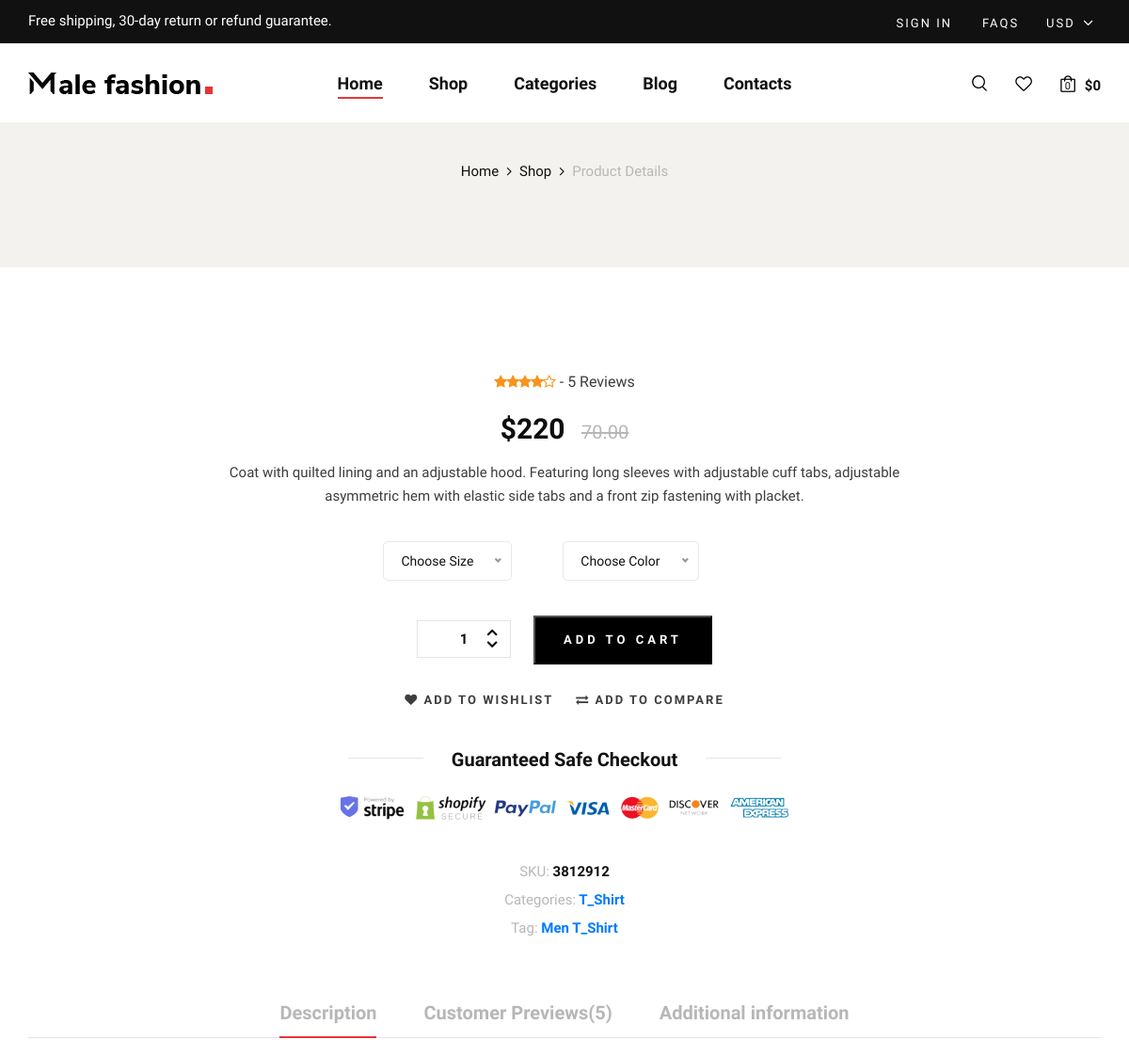
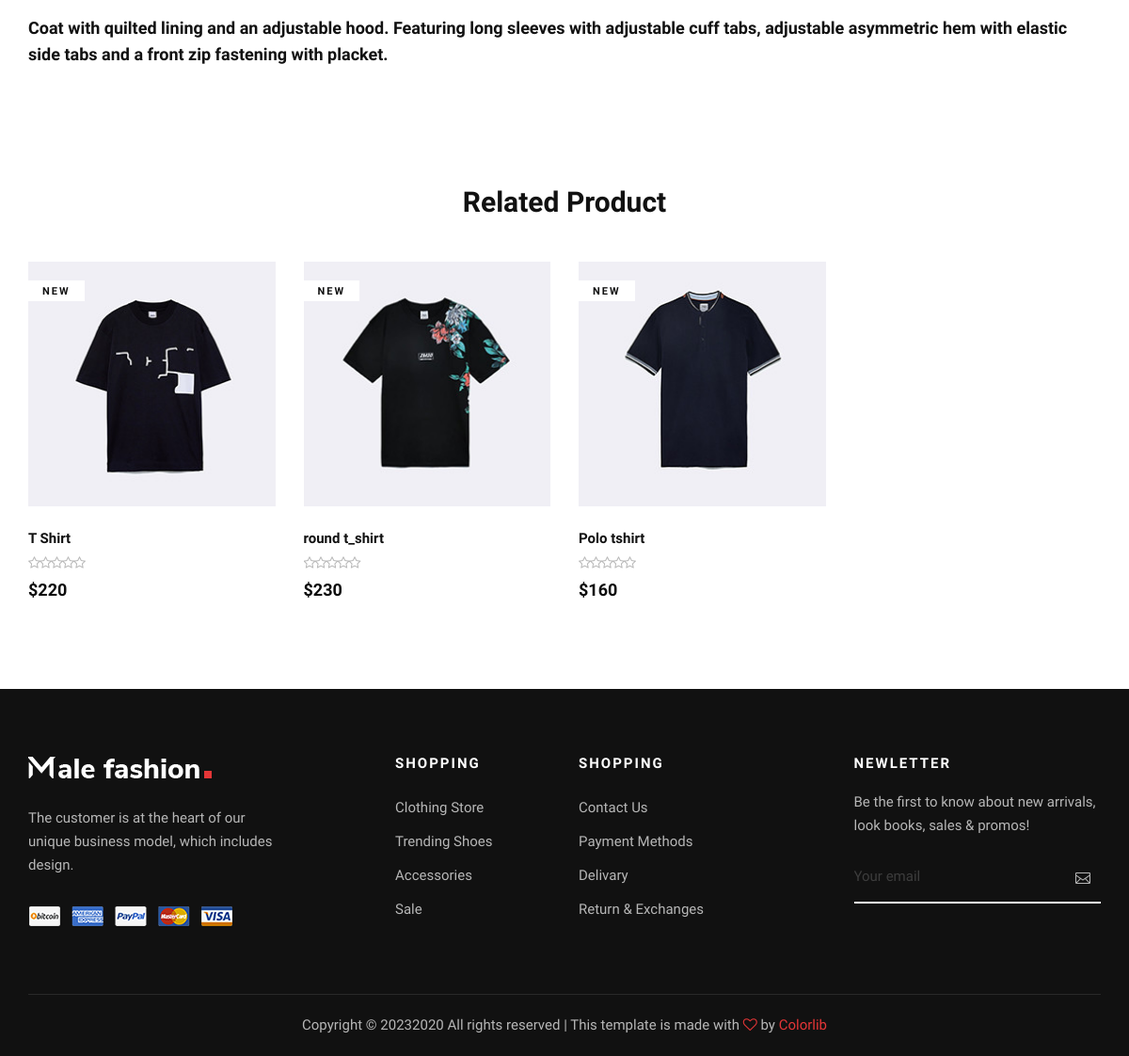
/store/category/t_shirt/t-shirt/, run on the app's committed database (2 pictures, top to bottom).
### store/models.py (models this page shows)
class Product(models.Model):
    name = models.CharField( max_length=50 , unique=True)
    slug = models.SlugField(max_length=50 , unique=True)
    description = models.TextField( max_length=2000 , blank=True)
    products_infomation = models.TextField(max_length=10000 ,  blank=True)
    material_used = models.TextField(max_length=10000 ,  blank=True)
    image = models.ImageField( upload_to='product_img')
    price = models.IntegerField()
    discount = models.IntegerField(default=0)
    stock = models.IntegerField()
    is_available = models.BooleanField(default=True)
    tags = TaggableManager()
    category = models.ForeignKey("category.Category",related_name=("product"), verbose_name=("category product"), on_delete=models.CASCADE)
    created_at = models.DateTimeField(auto_now_add=True)
    modified_date = models.DateField( auto_now=True)
    def get_absolute_url(self):
        return reverse("product_detail", args=[self.category.slug ,self.slug])
    def __str__(self):
        return self.name

### category/models.py (models this page shows)
class Category(models.Model):
    category_name = models.CharField(unique=True, max_length=50)
    slug = models.SlugField(unique=True, max_length=100)
    image = models.ImageField( upload_to='cat_img' , blank=True)
    clas = models.CharField(max_length=50 ,blank=True ,null=True)
    description = models.TextField(max_length=10000,blank=True ,null=True)
    class Meta:
        verbose_name = 'category'
        verbose_name_plural = 'categories'
    def get_url(self):
        return reverse('product_by_category',args=[self.slug])
    def __str__(self):
        return str(self.category_name)

### store/views.py (the view)
# urls.py: path('category/<slug:category_slug>/<slug:product_slug>/',views.product_detail ,name='product_detail'),
def product_detail(request , category_slug , product_slug):
    try:
        single_product = Product.objects.get(category__slug=category_slug, slug=product_slug)
        related = Product.objects.filter(category=single_product.category)
    except Exception as e:
        raise e
    context = {
        'single_product': single_product,
        'related':related,
    }
    return render(request , 'product/product_detail.html', context)

### cart/cart_context.py (called while the page is built)
def counter(request):
    cart_count = 0
    total = 0
    if 'admin' in request.path:
        return{}
    else :
        try :
            cart = Cart.objects.filter(cart_id=_cart_id(request))
            cart_items = CartItem.objects.all().filter(cart=cart[:1])
            for cart_item in cart_items:
                total += (cart_item.product.price * cart_item.quantity)
                cart_count+=cart_item.quantity
        except Cart.DoesNotExist:
            cart_count=0
    return dict(cart_count=cart_count,total=total)

### cart/views.py (called while the page is built)
def _cart_id(request):
    cart = request.session.session_key
    if not cart:
        cart = request.session.create()
    return cart

### category/category_context.py (called while the page is built)
def menu_links(request):
    links = Category.objects.all().annotate(products_count=Count('product'))[:10]
    return dict(links=links)

### store/models.py (called while the page is built)
    def colors(self):
        return super(VariationManager,self).filter(variation_category='color',is_active=True)

    def sizes(self):
        return super(VariationManager,self).filter(variation_category='size',is_active=True)

### store/templates/product/product_detail.html (shortened to what this page needs)
{% extends "base.html" %}
{% load static %}
{% block content %}
<section class="shop-details">
    <div class="product__details__pic">
        <div class="container">
            <div class="row">
                <div class="col-lg-12">
                    <div class="product__details__breadcrumb">
                        <a href="/">Home</a>
                        <a href="{% url 'store'%}">Shop</a>
                        <span>Product Details</span>
                    </div>
                </div>
            </div>
        </div>
    </div>
    <div class="product__details__content">
        <div class="container">
            <form method="POST" action="{% url 'add_cart' single_product.id %}">
                <div class="row d-flex justify-content-center">
                    <div class="col-lg-8">
                        <div class="product__details__text">
                            <div class="rating">
                                <i class="fa fa-star"></i>
                                <i class="fa fa-star"></i>
                                <i class="fa fa-star"></i>
                                <i class="fa fa-star"></i>
                                <i class="fa fa-star-o"></i>
                                <span> - 5 Reviews</span>
                            </div>
                            <h3>${{single_product.price}} <span>70.00</span></h3>
                            <p>{{single_product.description}}</p>
                            <div class="product__details__option">
                                <div class="product__details__option__size">
                                </div>
                                <div class="product__details__option__size">
                                </div>
                            </div>
                            <div class="product__details__cart__option">
                                <div class="quantity">
                                    <div class="pro-qty">
                                        <input type="text" name="quantity" value="1">
                                    </div>
                                </div>
                                <button type="submit" class="primary-btn">add to cart</button>
                            </div>
                            <div class="product__details__btns__option">
                                <a href="#"><i class="fa fa-heart"></i> add to wishlist</a>
                                <a href="#"><i class="fa fa-exchange"></i> Add To Compare</a>
                            </div>
                            <div class="product__details__last__option">
                                <h5><span>Guaranteed Safe Checkout</span></h5>
                                <img src="img/shop-details/details-payment.png" alt="">
                                <ul>
                                    <li><span>SKU:</span> 3812912</li>
                                    <li><span>Categories:</span><a href="{{single_product.category.get_url}}">
                                            {{single_product.category}} </a></li>
                                    {% if single_product.tags.all %}
                                    <li><span>Tag:</span> {% for tag in single_product.tags.all %}<a
                                            href="{% url 'product_by_tags' tag %}">{{tag}}</a> {% endfor %}</li>
                                    {% endif %}
                                </ul>
                            </div>
                        </div>
                    </div>
                </div>
            </form>
            <div class="row">
                <div class="col-lg-12">
                    <div class="product__details__tab">
                        <ul class="nav nav-tabs" role="tablist">
                            <li class="nav-item">
                                <a class="nav-link active" data-toggle="tab" href="#tabs-5" role="tab">Description</a>
                            </li>
                            <li class="nav-item">
                                <a class="nav-link" data-toggle="tab" href="#tabs-6" role="tab">Customer
                                    Previews(5)</a>
                            </li>
                            <li class="nav-item">
                                <a class="nav-link" data-toggle="tab" href="#tabs-7" role="tab">Additional
                                    information</a>
                            </li>
                        </ul>
                        <div class="tab-content">
                            <div class="tab-pane active" id="tabs-5" role="tabpanel">
                                <div class="product__details__tab__content">
                                    <p class="note">{{single_product.description}}</p>
                                </div>
                            </div>
                        </div>
                    </div>
                </div>
            </div>
        </div>
    </div>
</section>
<section class="related spad">
    <div class="container">
        <div class="row">
            <div class="col-lg-12">
                <h3 class="related-title">Related Product</h3>
            </div>
        </div>
        <div class="row">
            {% for product in related %}
            <div class="col-lg-3 col-md-6 col-sm-6 col-sm-6">
                <div class="product__item">
                    <div class="product__item__pic set-bg" data-setbg="{{product.image.url}}">
                        <span class="label">New</span>
                    </div>
                    <div class="product__item__text">
                        <h6>{{product}}</h6>
                        <div class="rating">
                            <i class="fa fa-star-o"></i>
                            <i class="fa fa-star-o"></i>
                            <i class="fa fa-star-o"></i>
                            <i class="fa fa-star-o"></i>
                            <i class="fa fa-star-o"></i>
                        </div>
                        <h5>${{product.price}}</h5>
                    </div>
                </div>
            </div>
            {% endfor %}
        </div>
    </div>
</section>
{% endblock content %}

### data on the page
Product: price "220", description "Coat with quilted lining and an adjustable hood. Featuring long sleeves with adjustable cuff tabs, adjustable asymmetric hem with elastic side tabs and a front zip fastening with placket.", category "T_Shirt", shows a picture, name "T Shirt"
Tag: name "Men"
Tag: name "T_Shirt"
Product: shows a picture, name "round t_shirt", price "230"
Product: shows a picture, name "Polo tshirt", price "160"

### other printed values
{{ cart_count }} "0"
{{ total }} "0"
